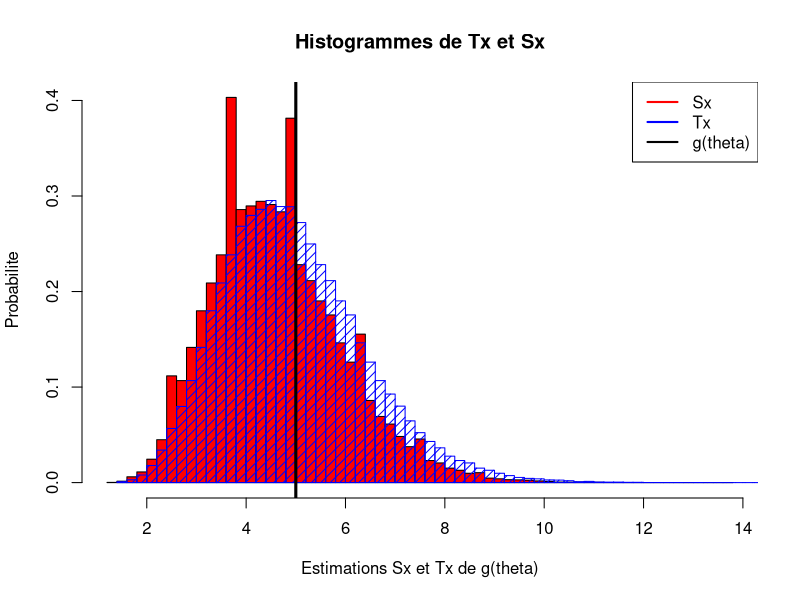

R code for this plot:

set.seed(42,kind="Marsaglia-Multicarry");
#Ex.1-6 (a)
M = 1000000;
v=rgeom(M,prob=0.2)+1;
Z=matrix(v,nrow = 10);

#Ex.1-6 (b)
h = 10/10.8;
Tx = apply(Z,2,mean)
#apply(Z,2,mean):  2--colonne
Sx = h*Tx

#Ex.1-6 (c)
theta_0 = 0.2
hist(Sx, col="red",probability=TRUE,
     main="Histogrammes de Tx et Sx",
     breaks=50,
     xlab= "Estimations Sx et Tx de g(theta)",
     ylab ="Probabilite")
hist(Tx,col="blue", probability=TRUE, add=TRUE, density=15, breaks=50)
abline(v = 1/theta_0, lwd=3)
legend("topright", lwd=2, col=c("red", "blue", "black"),
       legend=c( "Sx", "Tx", "g(theta)"))
mean(Sx)
mean(Tx)

